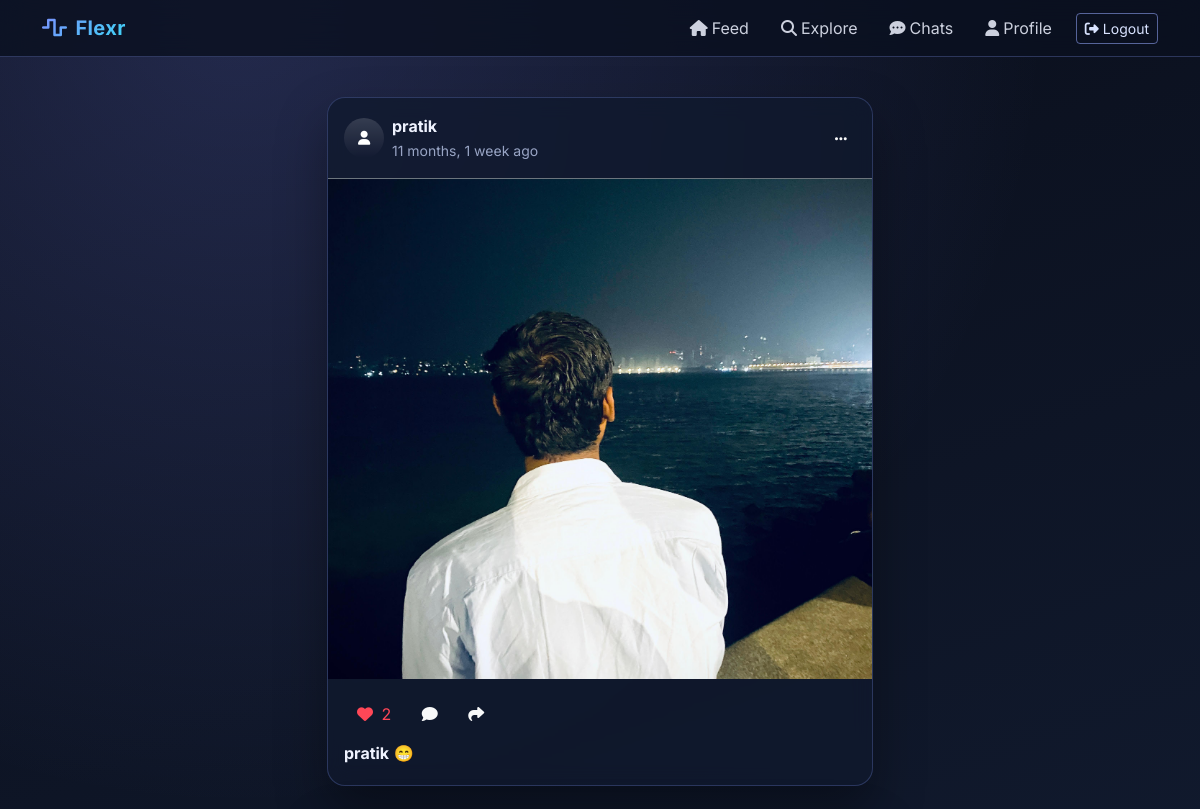
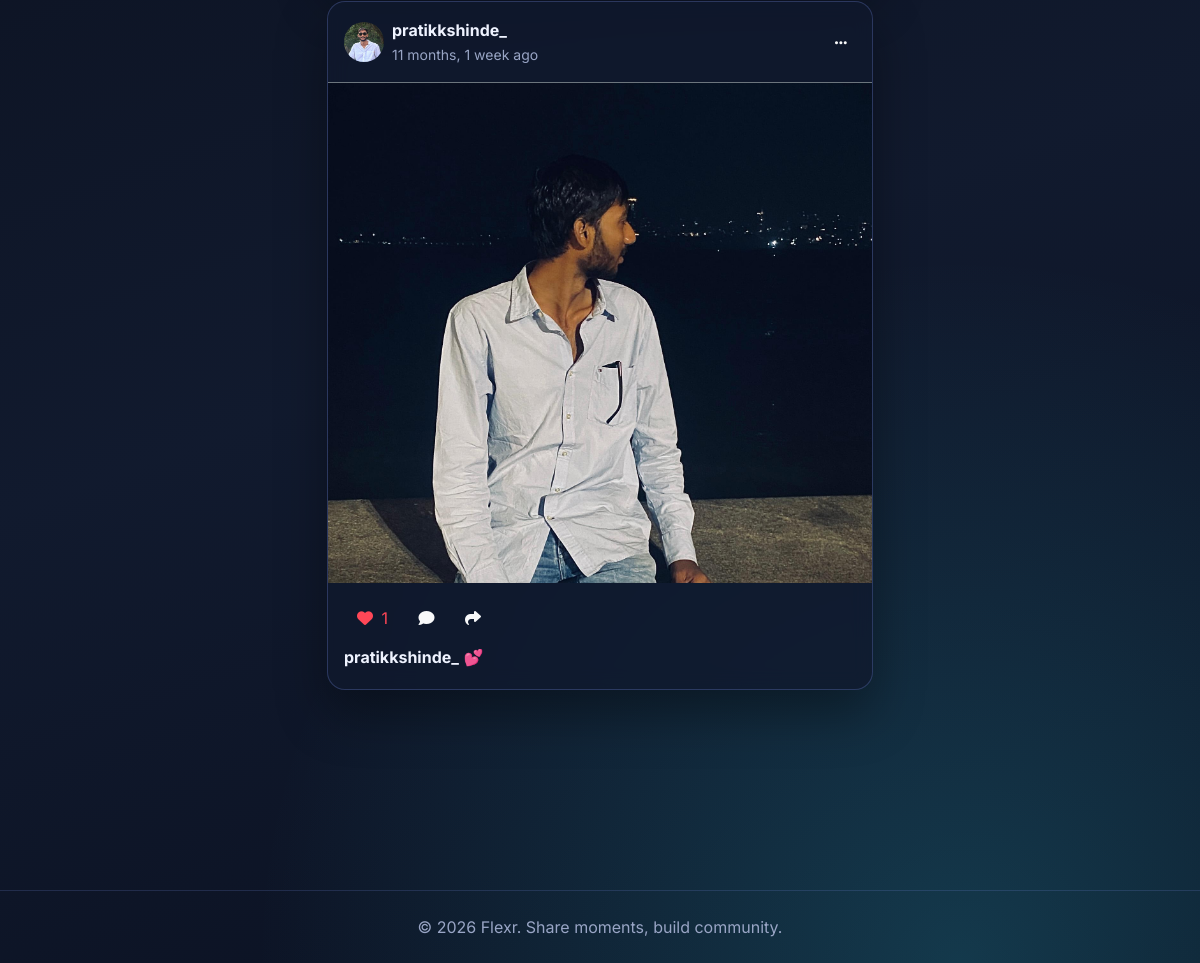
The app's page / (signed in) with its own data (2 pictures, top to bottom).
### feed/models.py (models this page shows, shortened)
class Post(models.Model):
    author = models.ForeignKey(User, on_delete=models.CASCADE, related_name='posts')
    image = models.ImageField(upload_to='posts/')
    caption = models.TextField(blank=True)
    created_at = models.DateTimeField(default=timezone.now)
    likes = models.ManyToManyField(User, related_name='liked_posts', blank=True)
    class Meta:
        ordering = ['-created_at']
    def total_likes(self):
        return self.likes.count()

class Profile(models.Model):
    user = models.OneToOneField(User, on_delete=models.CASCADE)
    bio = models.TextField(blank=True)
    profile_pic = models.ImageField(upload_to='profiles/', blank=True, null=True)
    followers = models.ManyToManyField(User, related_name='following', blank=True)

### feed/views.py (the view)
# urls.py: path('', views.feed, name='feed'),  # Main feed as homepage
@login_required
def feed(request):
    following_users = User.objects.filter(followers__follower=request.user)
    posts = Post.objects.filter(
        Q(author__in=following_users) | Q(author=request.user)
    ).distinct().order_by('-created_at')
    return render(request, 'feed/feed.html', {
        'posts': posts,
    })

### feed/templates/feed/feed.html (shortened to what this page needs)
{% extends 'feed/base.html' %}
{% block content %}
<div class="container-fluid pb-5 mb-5">
    <div class="row justify-content-center">
        <div class="col-lg-6 col-md-8">
            {% for post in posts %}
            <div class="premium-card p-0 mb-4">
                <div class="p-3 border-bottom border-secondary">
                    <div class="d-flex align-items-center">
                        {% if post.author.profile.profile_pic %}
                            <img src="{{ post.author.profile.profile_pic.url }}" class="profile-pic-sm me-2">
                        {% else %}
                            <div class="profile-pic-sm me-2 bg-gradient d-flex align-items-center justify-content-center">
                                <i class="fas fa-user text-white small"></i>
                            </div>
                        {% endif %}
                        <div class="flex-grow-1">
                            <strong>{{ post.author.username }}</strong>
                            <br>
                            <small class="text-muted">{{ post.created_at|timesince }} ago</small>
                        </div>
                        <div class="dropdown">
                            <button class="btn btn-sm text-light" type="button" data-bs-toggle="dropdown">
                                <i class="fas fa-ellipsis-h"></i>
                            </button>
                        </div>
                    </div>
                </div>
                <img src="{{ post.image.url }}" class="w-100" style="max-height: 500px; object-fit: cover;">
                <div class="p-3">
                    <div class="d-flex justify-content-between mb-2">
                        <div>
                            <button class="btn btn-like {% if request.user in post.likes.all %}liked{% endif %}"
                                    data-post-id="{{ post.id }}">
                                <i class="fas fa-heart"></i>
                                <span class="ms-1">{{ post.total_likes }}</span>
                            </button>
                            <a href="{% url 'feed:post_detail' post.id %}" class="btn text-light">
                                <i class="fas fa-comment"></i>
                            </a>
                            <a href="{% url 'feed:share_post' post.id %}" class="btn text-light">
                                <i class="fas fa-share"></i>
                            </a>
                        </div>
                    </div>
                    {% if post.caption %}
                    <p class="mb-1">
                        <strong>{{ post.author.username }}</strong> {{ post.caption }}
                    </p>
                    {% endif %}
                </div>
            </div>
            {% endfor %}
        </div>
    </div>
</div>
{% endblock %}

### feed/templates/feed/base.html (style rules this page uses)
:root { --bg-900: #090d19; --bg-800: #111a2e; --card: rgba(16, 25, 45, 0.78); --card-border: rgba(135, 160, 255, 0.24); --text-main: #eff3ff; --text-muted: #99a5c5; --brand-a: #7f8dff; --brand-b: #38d9f5; --danger: #ff6d8e; --brand-gradient: linear-gradient(135deg, var(--brand-a), var(--brand-b)); }
* { box-sizing: border-box; }
body { font-family: 'Inter', sans-serif; color: var(--text-main); min-height: 100vh; background: radial-gradient(circle at 20% 0%, rgba(126, 140, 255, 0.22), transparent 40%), radial-gradient(circle at 80% 100%, rgba(56, 217, 245, 0.2), transparent 35%), linear-gradient(160deg, var(--bg-900), var(--bg-800) 60%, #0a1020); }
.premium-card { background: var(--card); border-radius: 18px; border: 1px solid var(--card-border); box-shadow: 0 24px 50px rgba(0, 0, 0, 0.35); backdrop-filter: blur(10px); }
::placeholder { color: #7f8ba9 !important; }
.text-muted { color: var(--text-muted) !important; }
.bg-gradient { background: var(--brand-gradient); }
.profile-pic-sm { width: 42px; height: 42px; border-radius: 50%; object-fit: cover; }

### feed/templates/feed/feed.html (style rules this page uses)
.profile-pic-sm { width: 40px; height: 40px; border-radius: 50%; object-fit: cover; }
.btn-like.liked { color: #ff4757; }

### records on screen
Post: author.username "pratik", created_at "11 months, 1 week", image (picture), total_likes "2", caption "😁"
Post: author.profile.profile_pic (placeholder picture), author.username "pratikkshinde_", created_at "11 months, 1 week", image (picture), total_likes "1", caption "💕"
